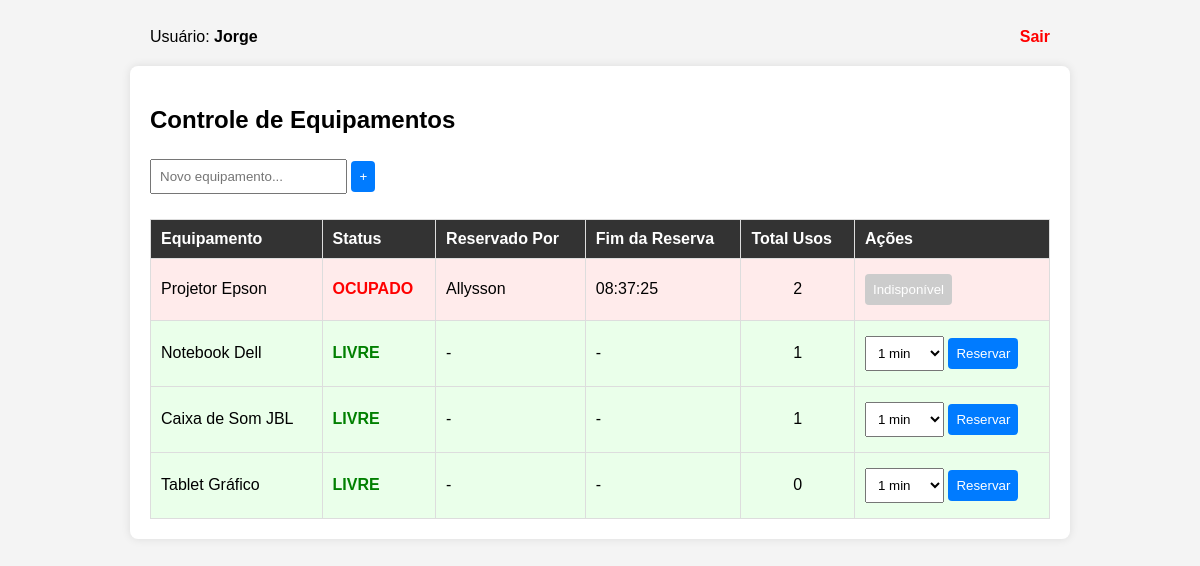
/dashboard.php (signed in), run on the app's committed database.
### tables this page shows
CREATE TABLE equipamentos (
        id INTEGER PRIMARY KEY AUTOINCREMENT,
        nome TEXT NOT NULL,
        status INTEGER DEFAULT 0,
        usuario_id INTEGER,
        reservado_ate DATETIME,
        total_usos INTEGER DEFAULT 0,
        FOREIGN KEY(usuario_id) REFERENCES usuarios(id)
    );

CREATE TABLE usuarios (
        id INTEGER PRIMARY KEY AUTOINCREMENT,
        nome TEXT NOT NULL UNIQUE,
        senha TEXT NOT NULL
    );

### dashboard.php (the view, shortened to what this page needs)
<?php
require 'db.php';
$user_id = $_SESSION['user_id'];
$pdo->exec("UPDATE equipamentos SET status = 0, usuario_id = NULL, reservado_ate = NULL WHERE reservado_ate < datetime('now', 'localtime') AND status = 1");
$sql = "SELECT e.*, u.nome as nome_usuario
        FROM equipamentos e
        LEFT JOIN usuarios u ON e.usuario_id = u.id";
$lista = $pdo->query($sql)->fetchAll(PDO::FETCH_ASSOC);
?>
<!DOCTYPE html>
<html lang="pt-br">
<head>
    <link rel="stylesheet" href="style.css">
</head>
<body>
<div class="header">
    <span>Usuário: <strong><?php echo $_SESSION['user_nome']; ?></strong></span>
    <a href="logout.php" class="btn-sair">Sair</a>
</div>
<div class="container">
    <h2>Controle de Equipamentos</h2>
    <div class="box-cadastro">
        <form method="POST">
            <input type="text" name="nome_equipamento" placeholder="Novo equipamento..." required>
            <button type="submit" name="novo_equipamento" class="btn-add">+</button>
        </form>
    </div>
    <table>
        <thead>
        <tr>
            <th>Equipamento</th>
            <th>Status</th>
            <th>Reservado Por</th>
            <th>Fim da Reserva</th>
            <th>Total Usos</th>
            <th>Ações</th>
        </tr>
        </thead>
        <tbody>
        <?php foreach ($lista as $item):
            $sou_dono = ($item['usuario_id'] == $user_id);
            $classe_linha = $item['status'] == 1 ? ($sou_dono ? 'minha-reserva' : 'ocupado') : 'livre';
            ?>
            <tr class="<?php echo $classe_linha; ?>">
                <td><?php echo $item['nome']; ?></td>
                <td>
                    <?php if ($item['status'] == 0): ?>
                        <span class="badge badge-livre">LIVRE</span>
                    <?php else: ?>
                        <span class="badge badge-ocupado">OCUPADO</span>
                    <?php endif; ?>
                </td>
                <td><?php echo $item['nome_usuario'] ? $item['nome_usuario'] : '-'; ?></td>
                <td><?php echo $item['reservado_ate'] ? date('H:i:s', strtotime($item['reservado_ate'])) : '-'; ?></td>
                <td style="text-align:center;"><?php echo $item['total_usos']; ?></td>
                <td>
                    <?php if ($item['status'] == 0): ?>
                        <form method="POST" class="form-inline">
                            <select name="minutos">
                                <option value="1">1 min</option>
                            </select>
                            <button type="submit" name="reservar" class="btn-reservar">Reservar</button>
                        </form>
                    <?php else: ?>
                        <button disabled class="btn-disabled">Indisponível</button>
                    <?php endif; ?>
                </td>
            </tr>
        <?php endforeach; ?>
        </tbody>
    </table>
</div>
</body>
</html>

### style.css (style rules this page uses)
body { font-family: sans-serif; background: #f4f4f4; padding: 20px; }
.container { max-width: 900px; margin: 0 auto; background: white; padding: 20px; border-radius: 8px; box-shadow: 0 0 10px rgba(0, 0, 0, 0.1); }
.header { max-width: 900px; margin: 0 auto 20px; display: flex; justify-content: space-between; align-items: center; }
table { width: 100%; border-collapse: collapse; margin-top: 20px; }
th, td { padding: 10px; border: 1px solid #ddd; text-align: left; }
th { background: #333; color: white; }
.ocupado { background-color: #ffebeb; }
.livre { background-color: #eaffea; }
.badge-livre { color: green; font-weight: bold; }
.badge-ocupado { color: red; font-weight: bold; }
input, select, button { padding: 8px; margin: 5px 0; }
button { cursor: pointer; background: #007bff; color: white; border: none; border-radius: 4px; }
button:disabled { background: #ccc; cursor: not-allowed; }
.btn-sair { color: red; text-decoration: none; font-weight: bold; }

### data on the page
equipamentos: nome "Projetor Epson", status "OCUPADO", usuario.nome "Allysson", reservado_ate "08:37:25", total_usos "2"
equipamentos: nome "Notebook Dell", status "LIVRE", total_usos "1"
equipamentos: nome "Caixa de Som JBL", status "LIVRE", total_usos "1"
equipamentos: nome "Tablet Gráfico", status "LIVRE", total_usos "0"

### other printed values
$_SESSION['user_nome'] "Jorge"
